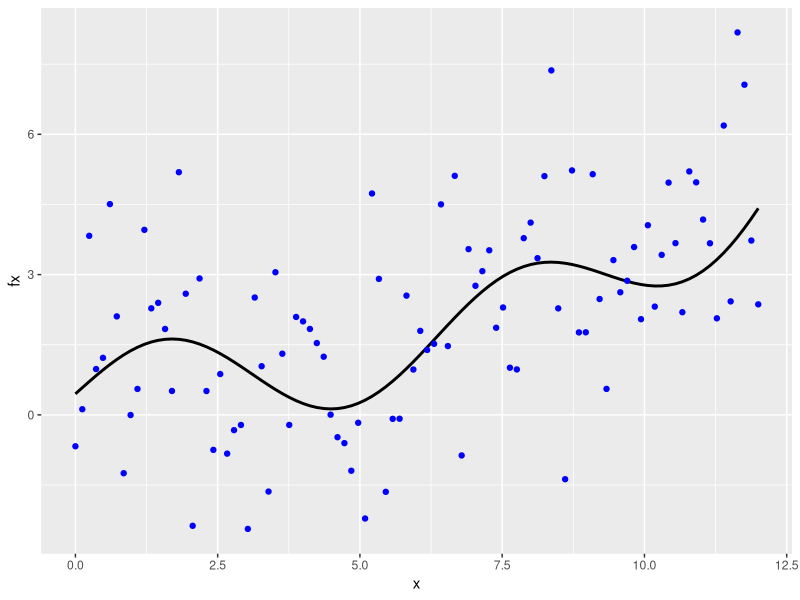
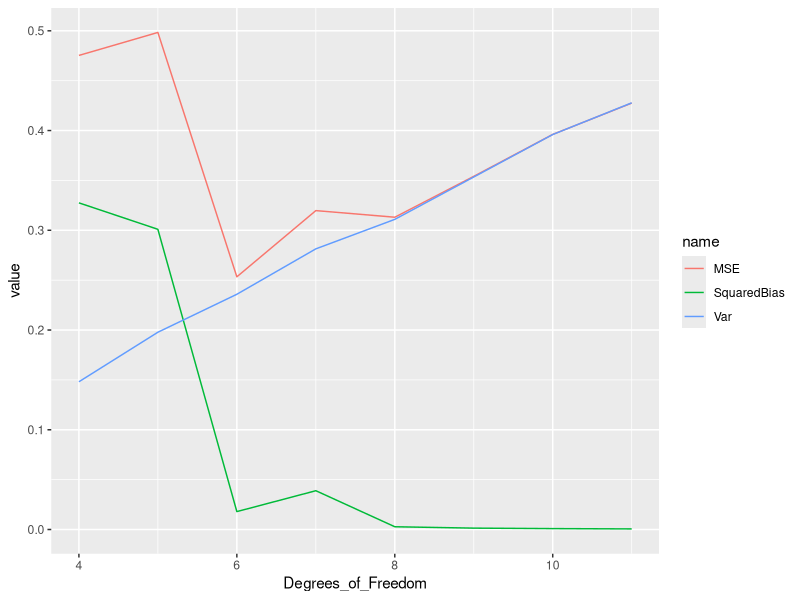

These charts were generated, in order, by the following R code:
### A simple model selection exercise ###

library(ggplot2)
library(splines)

# set a random seed to make the results reproducible

set.seed(123)
n_sample <- 100

# Train data 

x <- seq(from = 0, to = 12, length = n_sample)
fx <- sin(x) + exp((x-4)/5)

epsilon <- rnorm(n_sample, 0, sd = 2)
y <- fx + epsilon

# Test data 

ggplot(data = NULL, aes(x = x)) + geom_line(aes(y = fx), linewidth = 1) + geom_point(aes(y = y), color = "blue")


# Consider fitting a cubic spline with different number of knots. The true function is not a cubic spline, so we cannot expect to have an
# unbiased estimator, however a spline with enough d.o.f. should approximate well our function, and then have low bias. 

# To approximate bias and variance, we simulate many data sets and apply the same estimators to each data set, and we average. We then 
# obtain a graph of the results that tells us how squared bias and variance behave as a function of d.o.f. 

# set a random seed to make the results reproducible 
  
set.seed(123) 

n_sim <- 500
n_df <- 8 

# setup containers to store the results 

prediction_matrix <- matrix(NA, nrow = n_sim, ncol = n_sample)
mse_temp <- matrix(NA, nrow = n_sim, ncol = n_df)
msep_temp <- matrix(NA, nrow = n_sim, ncol = n_df)
naive_temp <- matrix(NA, nrow = n_sim, ncol = n_df)  # part 2.5 in the pdf

results <- matrix(NA, nrow = 5, ncol = n_df)

# outer for-loop
for (df_iter in 1:n_df) {
  # inner for-loop 
  for (mc_iter in seq(n_sim)) {
    epsilon_train <- rnorm(n_sample,0, sd = 2)
    y_train <- fx + epsilon_train
    
    cspline <- lm(y_train ~ splines::bs(x, df = df_iter + 2))
    cspline_predict <- predict(cspline, data.frame(x))
    prediction_matrix[mc_iter, 1:n_sample] <- cspline_predict
    mse_temp[mc_iter, df_iter] <- mean((cspline_predict - fx)^2)
    naive_temp[mc_iter, df_iter] <- mean((cspline_predict - y_train)^2)
  }
  var_matrix <- apply(prediction_matrix, 2, FUN = var) # pdf notes page 8 MSE_n formula first term
  bias_matrix <- apply(prediction_matrix, 2, FUN = mean) # pdf notes page 8 MSE_n formula second term
  squared_bias <- (bias_matrix - fx)^2
  results[1, df_iter] <- mean(var_matrix)  
  results[2, df_iter] <- mean(squared_bias)
}
results[3,1:n_df] <- apply(mse_temp, 2, FUN = mean)
results[4,1:n_df] <- apply(naive_temp, 2, FUN = mean)
results[5,1:n_df] <- (1:n_df) + 3
results <- t(results)
colnames(results) <- c("Var", "SquaredBias", "MSE", "Naive",
                       "Degrees_of_Freedom")
results <- data.frame(results)

library(tidyverse)
plabs <- c("Var", "SquaredBias", "MSE", "Degrees_of_Freedom")
presults <- results[plabs]
presults %>%
  pivot_longer(cols = - Degrees_of_Freedom) %>%
  ggplot(aes(Degrees_of_Freedom, value, color = name)) +
  geom_line()
